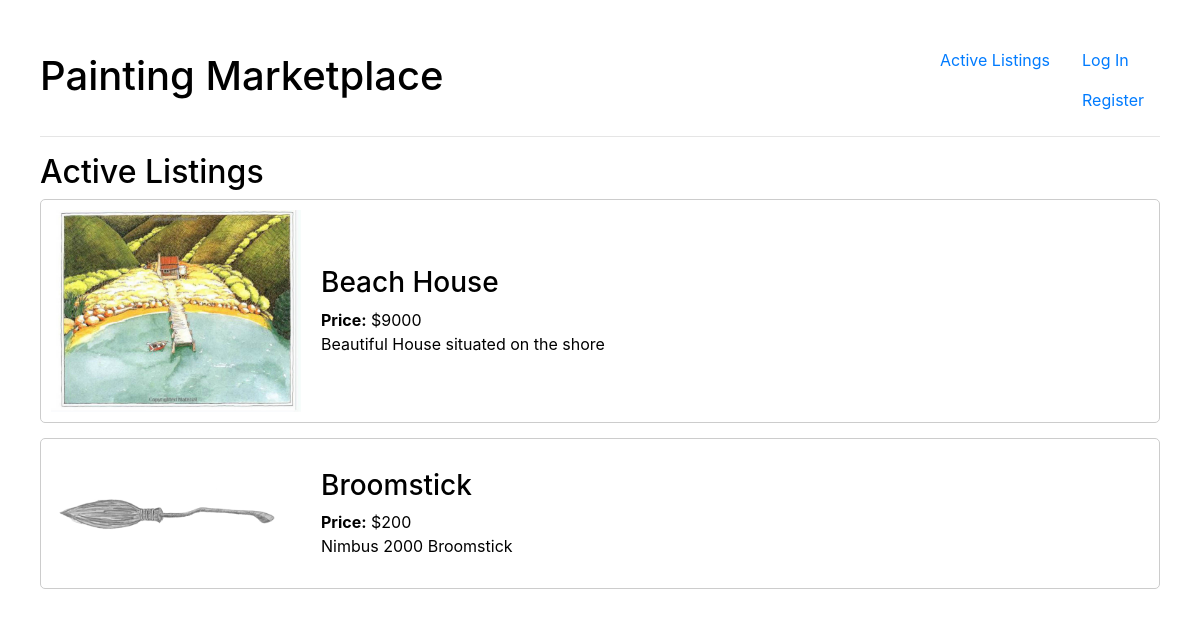
/, run on an earlier commit of the app's database.
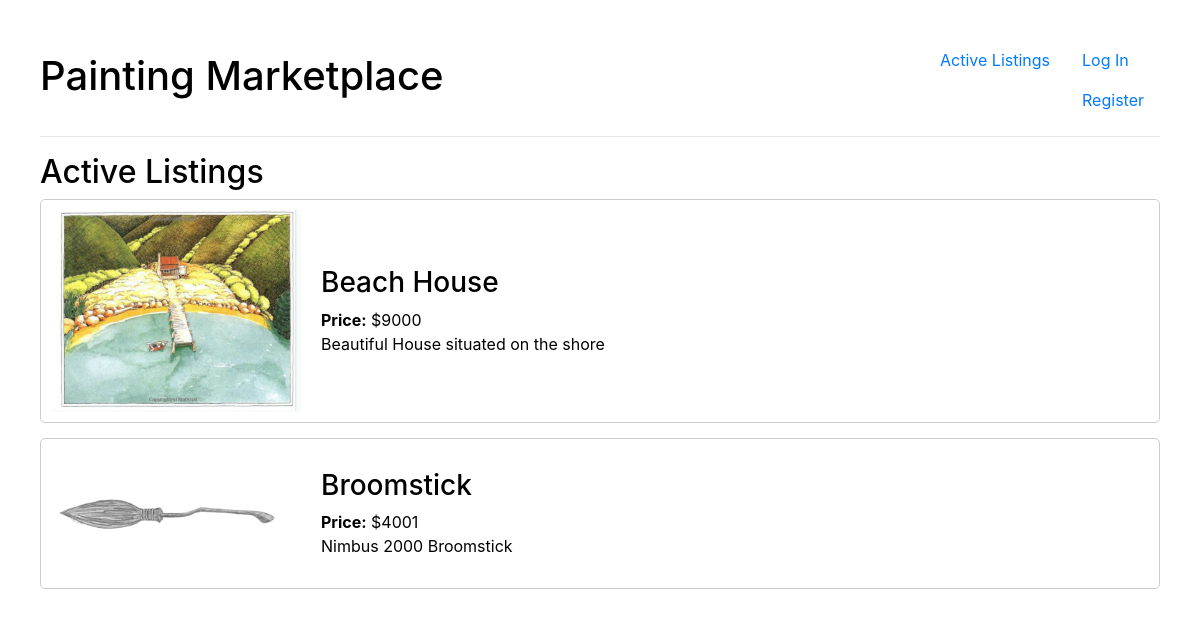
And on a later commit of the database.
### auctions/models.py (models this page shows, shortened)
class Auction_Listing(models.Model):
    title = models.CharField(max_length=64)
    owner = models.ForeignKey(User, on_delete=models.CASCADE, related_name="listings")
    is_active = models.BooleanField(default=True)
    description = models.TextField()
    starting_bid = models.IntegerField()
    current_price = models.IntegerField(null=True, blank=True)  # Track the current bid
    image = models.ImageField(upload_to='listing_images/', blank=True)
    category = models.ForeignKey(Category, on_delete=models.SET_NULL, null=True, related_name="listings")

### auctions/views.py (the view)
# urls.py: path("", views.index, name="index"),
def index(request):
    return render(request, "auctions/index.html", {
        "listings": Auction_Listing.objects.all(),
        "comments": Comment.objects.all(),
    })

### auctions/templates/auctions/index.html
{% extends "auctions/layout.html" %}
{% block body %}
    <h2>Active Listings</h2>
    {% for item in listings %}
        {% if item.is_active %}
        <div class="active-listing-cont">
            <div class="active-listing-img">
                {% if item.image %}
                <img src="{{ item.image.url }}" alt="Image for {{ item.title }}">
                {% else %}
                    <div>Image not available</div>
                {% endif %}
            </div>
            <div class="active-listing-info">
                <h3>
                    <a id="title" href="{% url 'listing_detail' item.id %}">{{ item.title }}</a>
                </h3>
                <div><b>Price:</b> ${{ item.current_price|default:item.starting_bid }}</div>
                <div>{{ item.description }}</div>
            </div>
        </div>
        {% endif %}
    {% endfor %}
{% endblock %}

What changed in the data, as far as the page shows it:
changed Auction_Listing "Broomstick": current_price "200" → "4001"
